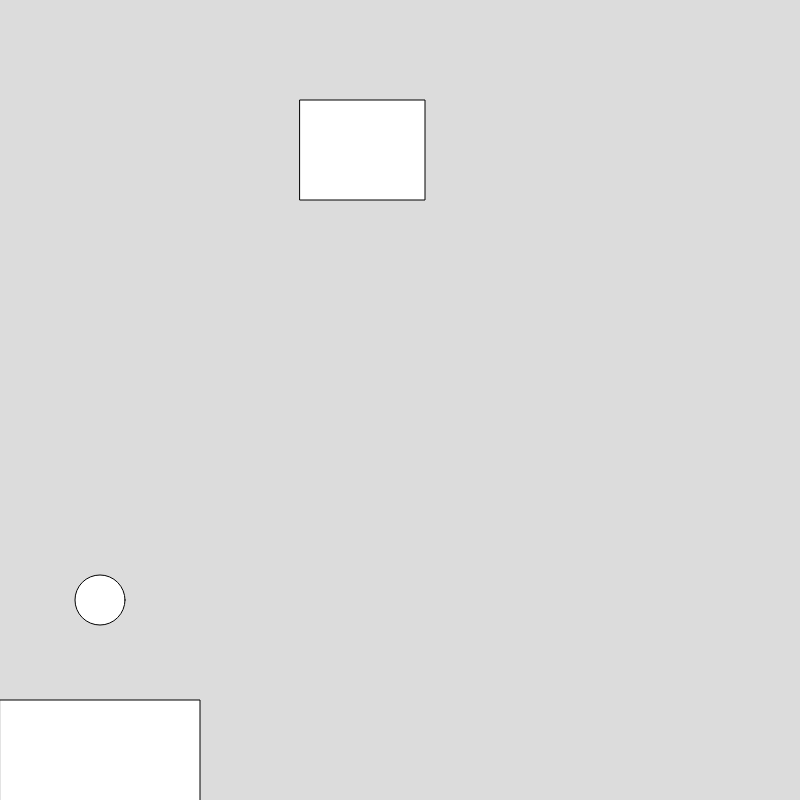
Frame 1 (no input)
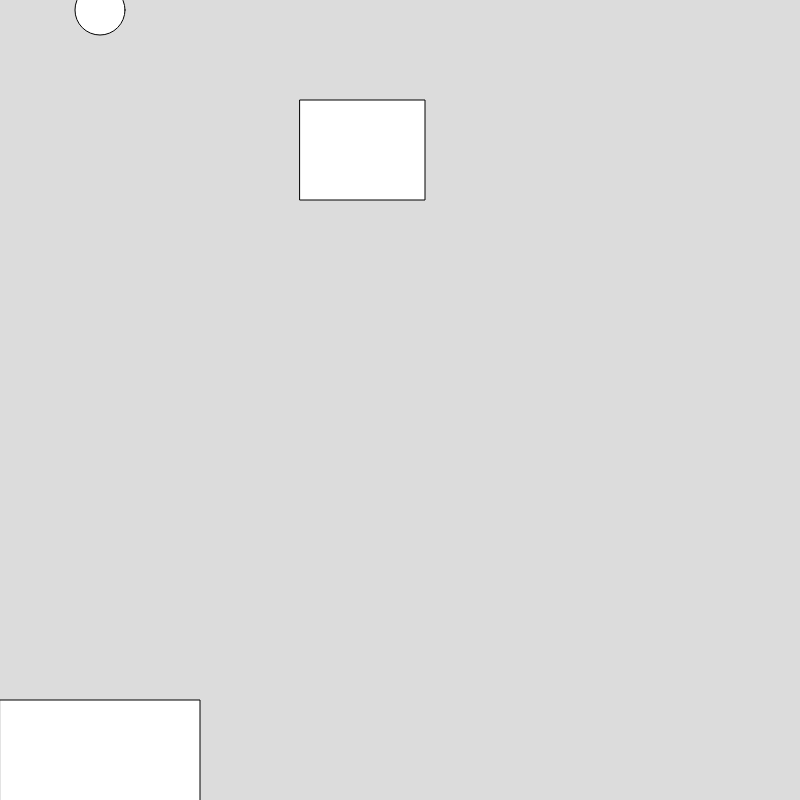
Frame 60 (no input)
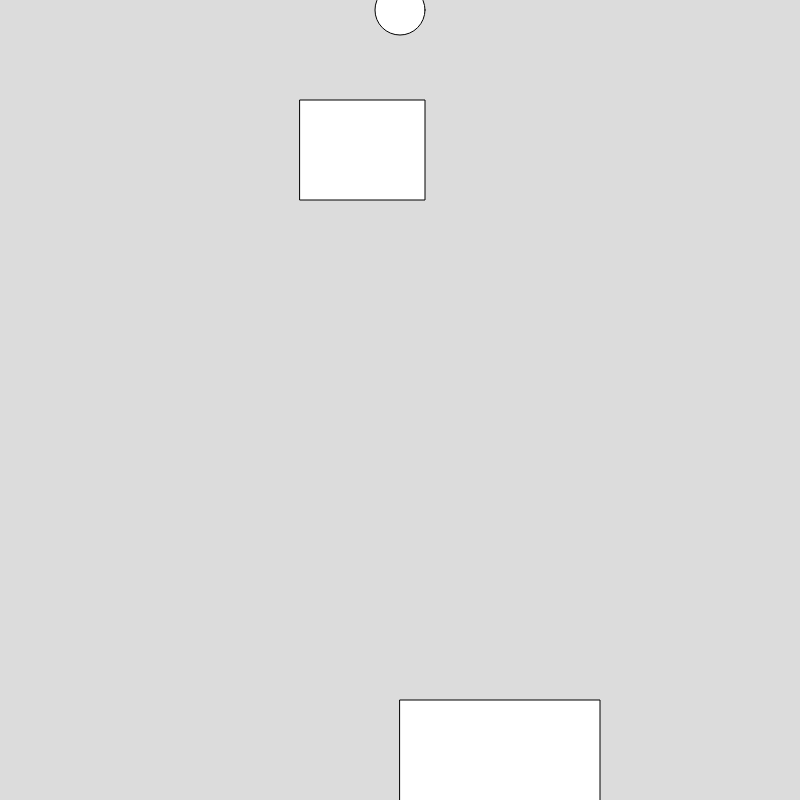
Frame 120 (the mouse pressed at the canvas centre since frame 60)

The p5.js sketch that drew these frames (run headless with seeded random() and noise() and a simulated clock; from frame 60 on, the mouse is pressed at the canvas centre):

// p5.js sketch
// ── sketch.js
var bx = 100;
var by = 600;
var catx=300
var caty=100
function setup() {
  createCanvas(800, 800);
}

function draw() {
  background(220);
  rect(mouseX, 700, 200, 200);
  ellipse(bx, by, 50, 50);
  by = by - 10;
  rect(catx,caty,125,100)
  if(bx>catx&&bx<catx+75&&by>caty&&by>caty+100){
  catx=random(300)
  caty=random(300)}
}

function mousePressed() {
  bx = mouseX;
  by = 600;
}
